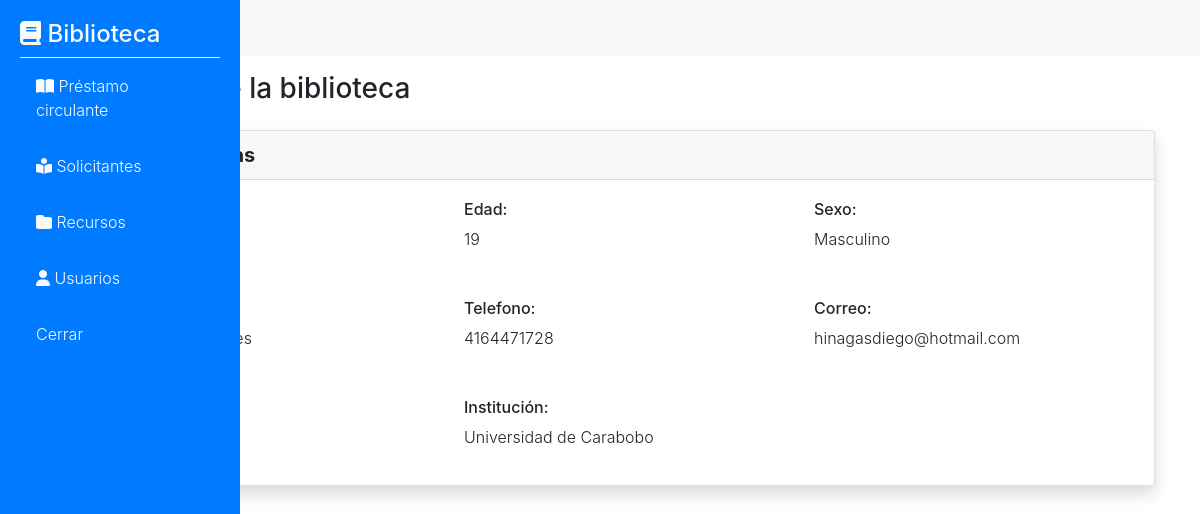
/src/index.php?controller=solicitante&action=viewbyid&id=19 (signed in), run on the app's committed database.
### tables this page shows
CREATE TABLE `solicitantes` (
  `id_sol` int(11) NOT NULL,
  `nom_sol` varchar(255) NOT NULL,
  `ape_sol` varchar(255) NOT NULL,
  `ced_sol` int(11) NOT NULL,
  `edad_sol` int(11) NOT NULL,
  `tlf_sol` varchar(11) NOT NULL,
  `dir_sol` varchar(255) NOT NULL,
  `corr_sol` varchar(255) NOT NULL,
  `sex_sol` varchar(255) NOT NULL,
  `ocup_sol` int(11) NOT NULL,
  `inst_sol` int(11) DEFAULT NULL
);

CREATE TABLE `instituciones` (
  `id_inst` int(11) NOT NULL,
  `nom_inst` varchar(255) NOT NULL,
  `dir_inst` varchar(255) NOT NULL,
  `tel_inst` varchar(255) NOT NULL
);

### src/core/controller_base.php (called while the page is built, shortened)
<?php
    class controllerBase {
        public function view ($view, $datos, $array=array()) {
            foreach ($datos as $id_assoc => $values) {
                $array[$id_assoc] = $values;
            }
            $response = $array;
            require_once VIEW_PATH . '/' . $view . '_view.php';
        }
    }

### src/core/db_abstract.php (called while the page is built, shortened)
<?php
    abstract class dbAbstractModel {
        private static $host, $user, $passwd;
        protected $db, $query;
        private $conn;
        public function __construct () {
            $config_database = require_once 'config/config_database.php';
            self::$host = $config_database['host'] ?? 'localhost';
            self::$user = $config_database['user'] ?? 'root';
            self::$passwd = $config_database['passwd'] ?? '';
            $this->db = $config_database['db'] ?? 'biblioteca-publica-agustin-codazzi';
        }
        protected function open_connection_db () {
            $this->conn = new mysqli(self::$host, self::$user, self::$passwd, $this->db);
        }
        public function get_result_from_query () {
            if (!$result = $this->conn->query($this->query)) echo $this->conn->error;
        }
    }

### src/config/config_database.php (called while the page is built)
<?php
    return array(
        'host' => 'localhost',
        'user' => 'root',
        'passwd' => '',
        'db' => 'biblioteca-publica-agustin-codazzi'
    );

### src/models/solicitante_model.php (called while the page is built, shortened)
<?php
    require_once 'core/db_abstract.php';
    class solicitanteModel extends dbAbstractModel {
        public function getById () {
            $this->query = 'SELECT s.id_sol AS idSol, s.nom_sol AS nomSol, s.ape_sol AS apeSol,  s.ced_sol AS cedSol, s.corr_sol AS corrSol, s.dir_sol AS dirSol, s.edad_sol AS edadSol, s.sex_sol AS sexSol, s.tlf_sol AS teleSol, o.id_ocup AS idOcup, o.nom_ocup AS nomOcup, i.id_inst AS idInst, i.nom_inst AS nomInst FROM solicitantes s INNER JOIN ocupacion o ON s.ocup_sol = o.id_ocup INNER JOIN instituciones i ON s.inst_sol = i.id_inst WHERE id_sol=' . $_GET['id'];
            $this->get_result_from_query();
            return $this->rows;
        }
    }

### src/views/solicitantesView/partialsSolicitantes/solicitanteViewById.php (the view, shortened to what this page needs)
<div class="container mt-3">
    <div class="d-sm-flex align-items-center justify-content-between mb-4">
        <h1 class="h3 mb-0 text-gray-800">Solicitantes de la biblioteca</h1>
    </div>
    <?php foreach ($result as $clave) : ?>
        <div class="card ml-5 mb-5 shadow">
            <div class="card-header">
                <h5 class="m-0 font-weight-bold"><?php echo $clave['nomSol'] ?> <?php echo $clave['apeSol'] ?></h5>
            </div>
            <div class="card-body">
                <div class="row mb-5">
                    <div class="col">
                        <h6>Cédula: </h6>
                    </div>
                    <div class="col">
                        <h6>Edad: </h6>
                        <?php echo $clave['edadSol'] ?>
                    </div>
                    <div class="col">
                        <h6>Sexo: </h6>
                        <?php echo $clave['sexSol'] ?>
                    </div>
                </div>
                <div class="row mb-5">
                    <div class="col">
                        <h6>Dirección: </h6>
                    </div>
                    <div class="col">
                        <h6>Telefono: </h6>
                        <?php echo $clave['teleSol'] ?>
                    </div>
                    <div class="col">
                        <h6>Correo:</h6>
                        <?php echo $clave['corrSol'] ?>
                    </div>
                </div>
                <div class="row mb-3">
                    <div class="col">
                        <h6>Ocupación:</h6>
                    </div>
                    <div class="col">
                        <h6>Institución:</h6>
                        <?php echo $clave['nomInst'] ?>
                    </div>
                    <div class="col">
                    </div>
                </div>
            <?php endforeach ?>
            </div>

### src/assets/css/style.css (style rules this page uses)
body { overflow: visible; font-weight: 300; }

### data on the page
solicitantes: edad_sol "19", sex_sol "Masculino", tlf_sol "4164471728", corr_sol "hinagasdiego@hotmail.com", inst_sol.nom_inst "Universidad de Carabobo"
